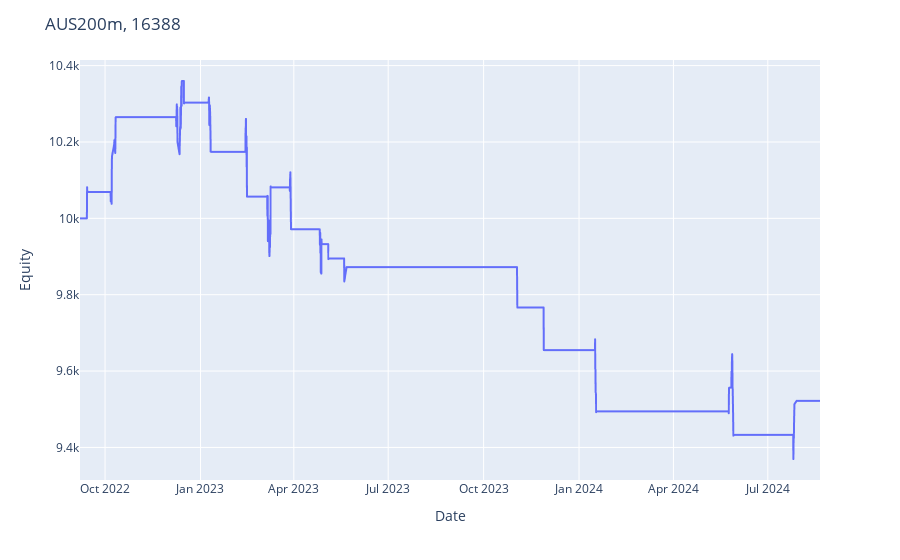
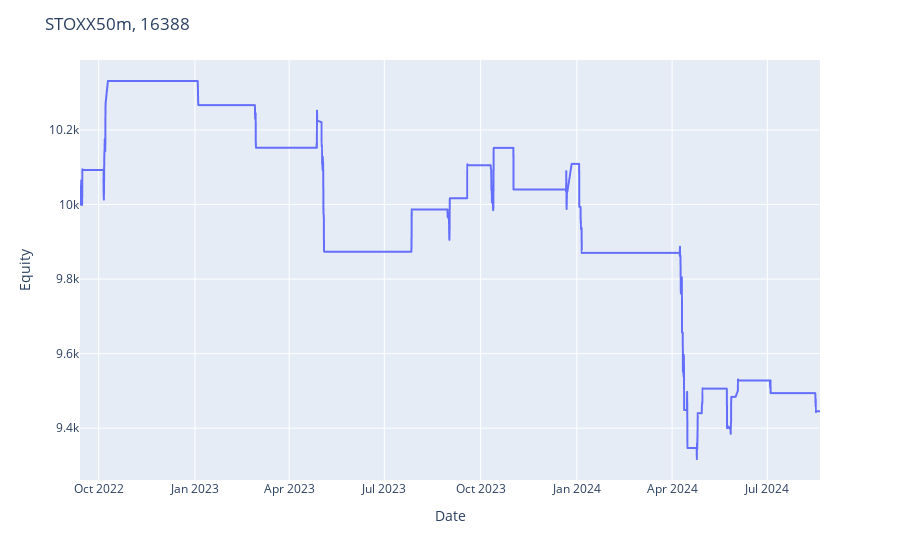
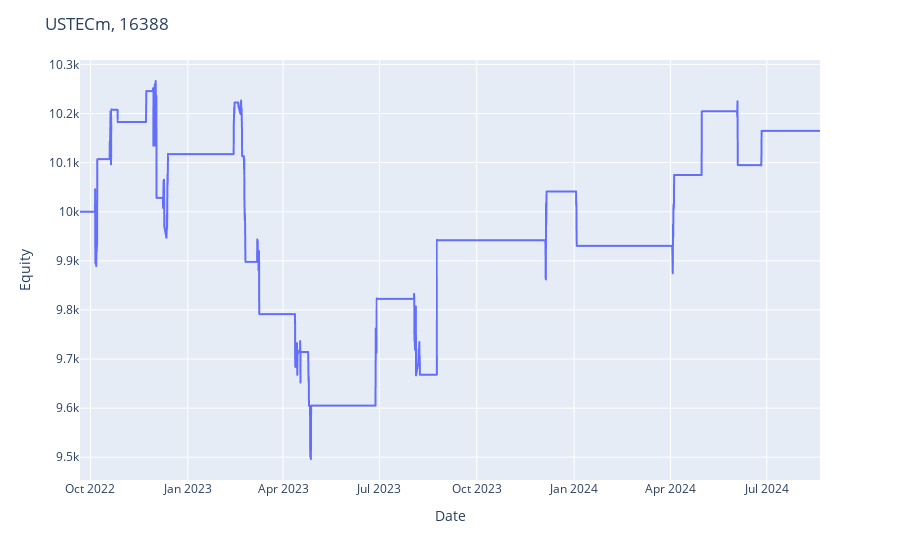
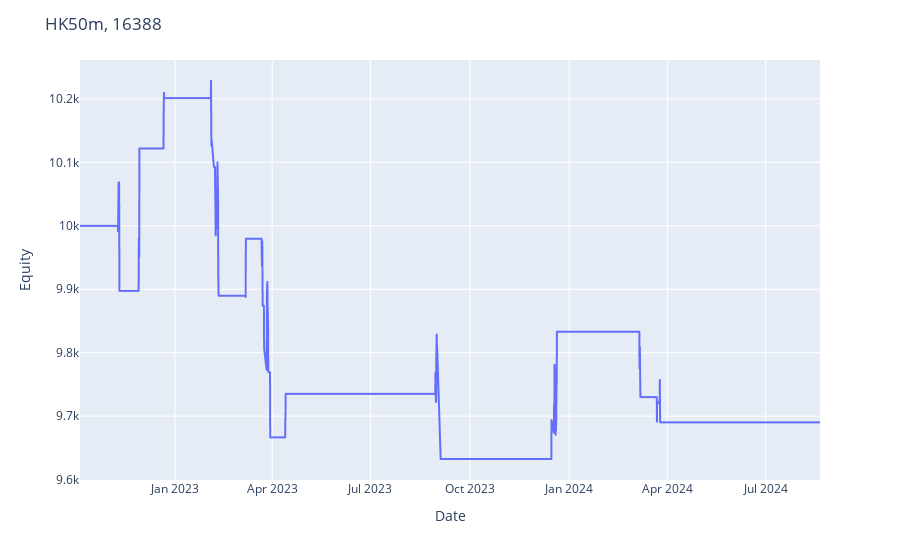

Notebook code cell kept with these figures, in order:
### Markdown cell above
# WFO

### Code cell
from backtest.utils import plot_full_equity_curve, walk_forward

def optim_func_2(stats):
    equity_curve = stats._equity_curve['Equity'].values    
    x = np.arange(len(equity_curve)).reshape(-1, 1)
    reg = LinearRegression().fit(x, equity_curve)
    stability_ratio = reg.score(x, equity_curve)
    
    return (stats['Return [%]'] /  (1 + (-1*stats['Max. Drawdown [%]']))) * np.log(1 + stats['# Trades']) * stability_ratio
    

stats_per_symbol = {}
lookback_bars = 1000
validation_bars = 250
warmup_bars = 200

wfo_performance = pd.DataFrame()
for ticker, interval in zip(portfolio, timeframes):
    
    # print(ticker, interval)

    params = {
        'bband_std' : list(np.arange(1, 3, 0.2)),
        'maximize': optim_func_2
    }
    
    fracc_df = symbols[ticker][interval] * 0.01

    wfo_stats = walk_forward(
        BbandsCross,
        fracc_df, 
        lookback_bars=lookback_bars,
        validation_bars=validation_bars,
        warmup_bars=warmup_bars, 
        params=params,
        commission=7e-4, 
        margin=1/30, 
        cash=10_000,
        verbose=False
    )
    
    stats_per_symbol[ticker] = {}
    stats_per_symbol[ticker][interval] = wfo_stats
    
    df_equity = wfo_stats['_equity']
    
    plot_full_equity_curve(df_equity, title=f'{ticker}, {interval}')
    
    # Calculo el stability ratio
    x = np.arange(df_equity.shape[0]).reshape(-1, 1)
    reg = LinearRegression().fit(x, df_equity.Equity)
    stability_ratio = reg.score(x, df_equity.Equity)

    # Extraigo metricas
    df_stats = pd.DataFrame({
        'strategy':[strategy.__name__],
        'ticker':[ticker],
        'interval':[interval],
        'stability_ratio':[stability_ratio],
        'return':[wfo_stats['Return [%]']],
        'drawdown':[wfo_stats['Max. Drawdown [%]']],
        'final_eq':[wfo_stats['Equity Final [$]']],
        'drawdown_duration':[wfo_stats['Max. Drawdown Duration']],
        'win_rate':[wfo_stats['Win Rate [%]']], 
        'sharpe_ratio':[wfo_stats['Sharpe Ratio']],
        'trades':[wfo_stats['# Trades']],
        'avg_trade_percent':[wfo_stats['Avg. Trade [%]']],
        'exposure':[wfo_stats['Exposure Time [%]']],
        'final_equity':[wfo_stats['Equity Final [$]']],
        'Duration':[wfo_stats['Duration']],

    })

    wfo_performance = pd.concat([wfo_performance, df_stats])

wfo_performance['return/dd'] = wfo_performance['return'] / -wfo_performance['drawdown']
wfo_performance['drawdown'] = -wfo_performance['drawdown']
wfo_performance['custom_metric'] = (wfo_performance['return'] / (1 + wfo_performance.drawdown)) * np.log(1 + wfo_performance.trades)

wfo_performance.drawdown_duration = pd.to_timedelta(wfo_performance.drawdown_duration)
wfo_performance.drawdown_duration = wfo_performance.drawdown_duration.dt.days

wfo_performance.sort_values(by='return/dd', ascending=False)

### Figure 1 — Plotly figure (JSON) as saved in the notebook; plotly's stock layout.template omitted (floating-point values rounded to 4 significant figures; data arrays with more than 128 entries replaced by an {"elided": "..."} marker saying what was removed)
{"data": [{"hovertemplate": "x=%{x}<br>y=%{y}<extra></extra>", "legendgroup": "", "line": {"color": "#636efa", "dash": "solid"}, "marker": {"symbol": "circle"}, "mode": "lines", "name": "", "showlegend": false, "textposition": "bottom right", "type": "scattergl", "x": {"elided": "3000 str values"}, "xaxis": "x", "y": {"elided": "3000 float values"}, "yaxis": "y"}], "layout": {"legend": {"tracegroupgap": 0}, "margin": {"t": 60}, "title": {"text": "AUS200m, 16388"}, "xaxis": {"anchor": "y", "domain": [0, 1], "title": {"text": "Date"}}, "yaxis": {"anchor": "x", "domain": [0, 1], "title": {"text": "Equity"}}}}

### Figure 2 — Plotly figure (JSON) as saved in the notebook; plotly's stock layout.template omitted (floating-point values rounded to 4 significant figures; data arrays with more than 128 entries replaced by an {"elided": "..."} marker saying what was removed)
{"data": [{"hovertemplate": "x=%{x}<br>y=%{y}<extra></extra>", "legendgroup": "", "line": {"color": "#636efa", "dash": "solid"}, "marker": {"symbol": "circle"}, "mode": "lines", "name": "", "showlegend": false, "textposition": "bottom right", "type": "scattergl", "x": {"elided": "3000 str values"}, "xaxis": "x", "y": {"elided": "3000 float values"}, "yaxis": "y"}], "layout": {"legend": {"tracegroupgap": 0}, "margin": {"t": 60}, "title": {"text": "STOXX50m, 16388"}, "xaxis": {"anchor": "y", "domain": [0, 1], "title": {"text": "Date"}}, "yaxis": {"anchor": "x", "domain": [0, 1], "title": {"text": "Equity"}}}}

### Figure 3 — Plotly figure (JSON) as saved in the notebook; plotly's stock layout.template omitted (floating-point values rounded to 4 significant figures; data arrays with more than 128 entries replaced by an {"elided": "..."} marker saying what was removed)
{"data": [{"hovertemplate": "x=%{x}<br>y=%{y}<extra></extra>", "legendgroup": "", "line": {"color": "#636efa", "dash": "solid"}, "marker": {"symbol": "circle"}, "mode": "lines", "name": "", "showlegend": false, "textposition": "bottom right", "type": "scattergl", "x": {"elided": "3000 str values"}, "xaxis": "x", "y": {"elided": "3000 float values"}, "yaxis": "y"}], "layout": {"legend": {"tracegroupgap": 0}, "margin": {"t": 60}, "title": {"text": "USTECm, 16388"}, "xaxis": {"anchor": "y", "domain": [0, 1], "title": {"text": "Date"}}, "yaxis": {"anchor": "x", "domain": [0, 1], "title": {"text": "Equity"}}}}

### Figure 4 — Plotly figure (JSON) as saved in the notebook; plotly's stock layout.template omitted (floating-point values rounded to 4 significant figures; data arrays with more than 128 entries replaced by an {"elided": "..."} marker saying what was removed)
{"data": [{"hovertemplate": "x=%{x}<br>y=%{y}<extra></extra>", "legendgroup": "", "line": {"color": "#636efa", "dash": "solid"}, "marker": {"symbol": "circle"}, "mode": "lines", "name": "", "showlegend": false, "textposition": "bottom right", "type": "scattergl", "x": {"elided": "2750 str values"}, "xaxis": "x", "y": {"elided": "2750 float values"}, "yaxis": "y"}], "layout": {"legend": {"tracegroupgap": 0}, "margin": {"t": 60}, "title": {"text": "HK50m, 16388"}, "xaxis": {"anchor": "y", "domain": [0, 1], "title": {"text": "Date"}}, "yaxis": {"anchor": "x", "domain": [0, 1], "title": {"text": "Equity"}}}}
